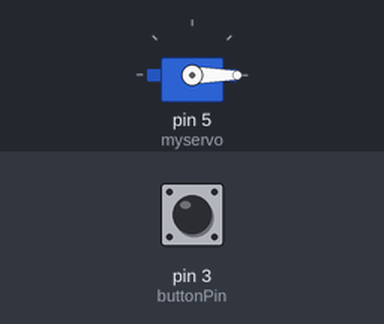
Bench run of a sketch on a simulated Arduino Uno, built with avr-gcc and run on an emulated ATmega328P. Parts: servo. The inputs (shaded band) are chosen by the test bench; at power-on: pin 3 (buttonPin) LOW. What the sketch prints to the serial monitor is not drawn.

Above: at 2.2 s.
2.3 s: pin 3 (buttonPin) pulled HIGH for 3.2 s
At 2.7 s:
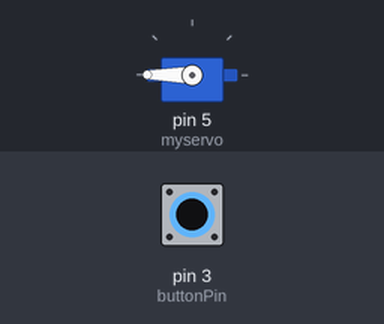
7.0 s: pin 3 (buttonPin) pulled HIGH for 0.15 s
At 7.5 s:
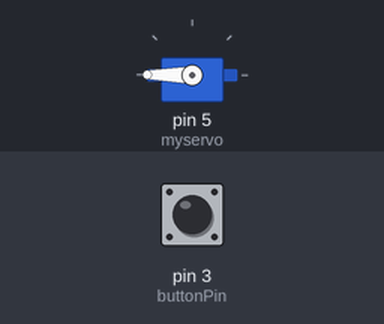
8.6 s: pin 3 (buttonPin) pulled HIGH for 1 s
At 9.7 s:
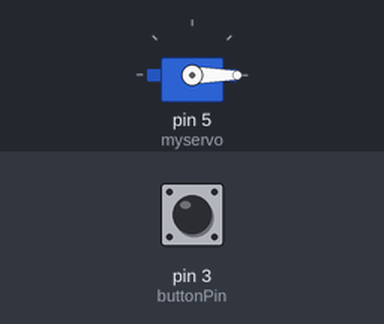
Timing chart, 0 to 11.6 s (numbered marks = the images above; inputs shaded):
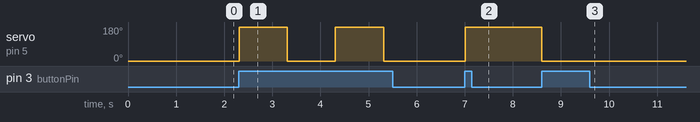

Measured:
- after the input at 2.3 s, servo on pin 5 (myservo): alternates 180° for 1.0 s and 0° for 1.0 s, starting at once
- after the input at 7.0 s, servo on pin 5 (myservo): 0° → 180° at once
- after the input at 8.6 s, servo on pin 5 (myservo): 180° → 0° at once

The sketch:

button_servo_rotation.ino
```cpp
#include <Servo.h>

Servo myservo;
const int buttonPin = 3;
int buttonState = 0;
int servoState = 0;

void setup() {
  myservo.attach(5);
  myservo.write(0);
  delay(1000);
  pinMode(buttonPin, INPUT);
  Serial.begin(9600);
}

void loop() {
  buttonState = digitalRead(buttonPin);
  Serial.println(buttonState);
  Serial.println(servoState);

  if (buttonState == HIGH) {
    if (servoState == 0) {
      myservo.write(180);
      delay(1000);
      servoState = 1;
    } else {
      myservo.write(0);
      delay(1000);
      servoState = 0;
    }
  }
}
```
